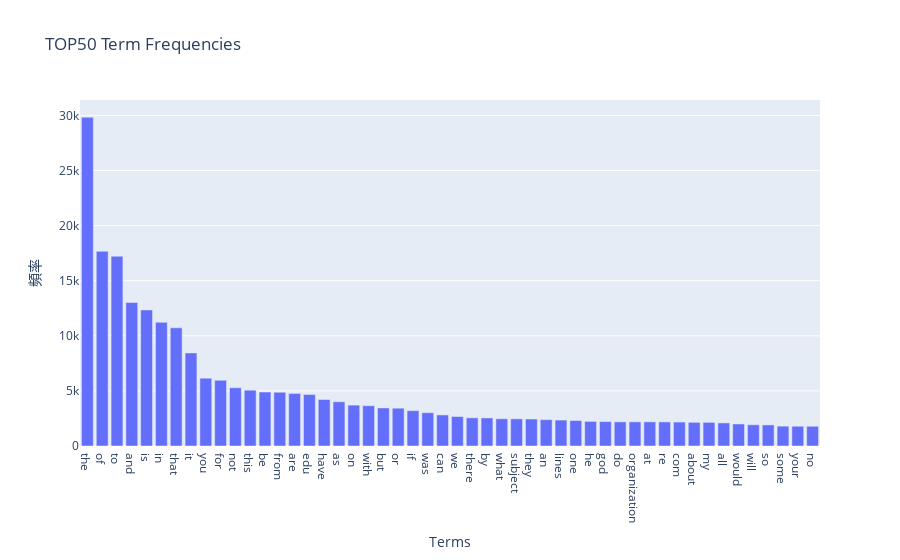

Write notebook code for a chart like this one.
### Markdown cell above
### I want to know which terms have high frequency

### Code cell
#計算前50詞頻
f = pd.DataFrame(count_vect.get_feature_names(), columns= ['terms'])
f['frequency'] = term_frequencies
f = f.sort_values(by=['frequency'], ascending=False)  # 排序
fig = px.bar(f[:50], x=f['terms'][:50], y=f['frequency'][:50], title  = "TOP50 Term Frequencies", labels = {'x':'Terms', 'y':'頻率'})

fig.show()

### Figure 1 — Plotly figure (JSON) as saved in the notebook; plotly's stock layout.template omitted (floating-point values rounded to 4 significant figures)
{"data": [{"alignmentgroup": "True", "hovertemplate": "Terms=%{x}<br>頻率=%{y}<extra></extra>", "legendgroup": "", "marker": {"color": "#636efa", "pattern": {"shape": ""}}, "name": "", "offsetgroup": "", "orientation": "v", "showlegend": false, "textposition": "auto", "type": "bar", "x": ["the", "of", "to", "and", "is", "in", "that", "it", "you", "for", "not", "this", "be", "from", "are", "edu", "have", "as", "on", "with", "but", "or", "if", "was", "can", "we", "there", "by", "what", "subject", "they", "an", "lines", "one", "he", "god", "do", "organization", "at", "re", "com", "about", "my", "all", "would", "will", "so", "some", "your", "no"], "xaxis": "x", "y": [29825, 17660, 17222, 13017, 12343, 11226, 10723, 8447, 6157, 5962, 5285, 5063, 4898, 4877, 4769, 4675, 4218, 4015, 3709, 3655, 3453, 3432, 3208, 3020, 2818, 2674, 2556, 2548, 2472, 2464, 2448, 2393, 2353, 2312, 2232, 2216, 2193, 2192, 2191, 2186, 2172, 2148, 2143, 2093, 2000, 1925, 1912, 1802, 1793, 1791], "yaxis": "y"}], "layout": {"barmode": "relative", "legend": {"tracegroupgap": 0}, "title": {"text": "TOP50 Term Frequencies"}, "xaxis": {"anchor": "y", "domain": [0, 1], "title": {"text": "Terms"}}, "yaxis": {"anchor": "x", "domain": [0, 1], "title": {"text": "頻率"}}}}
